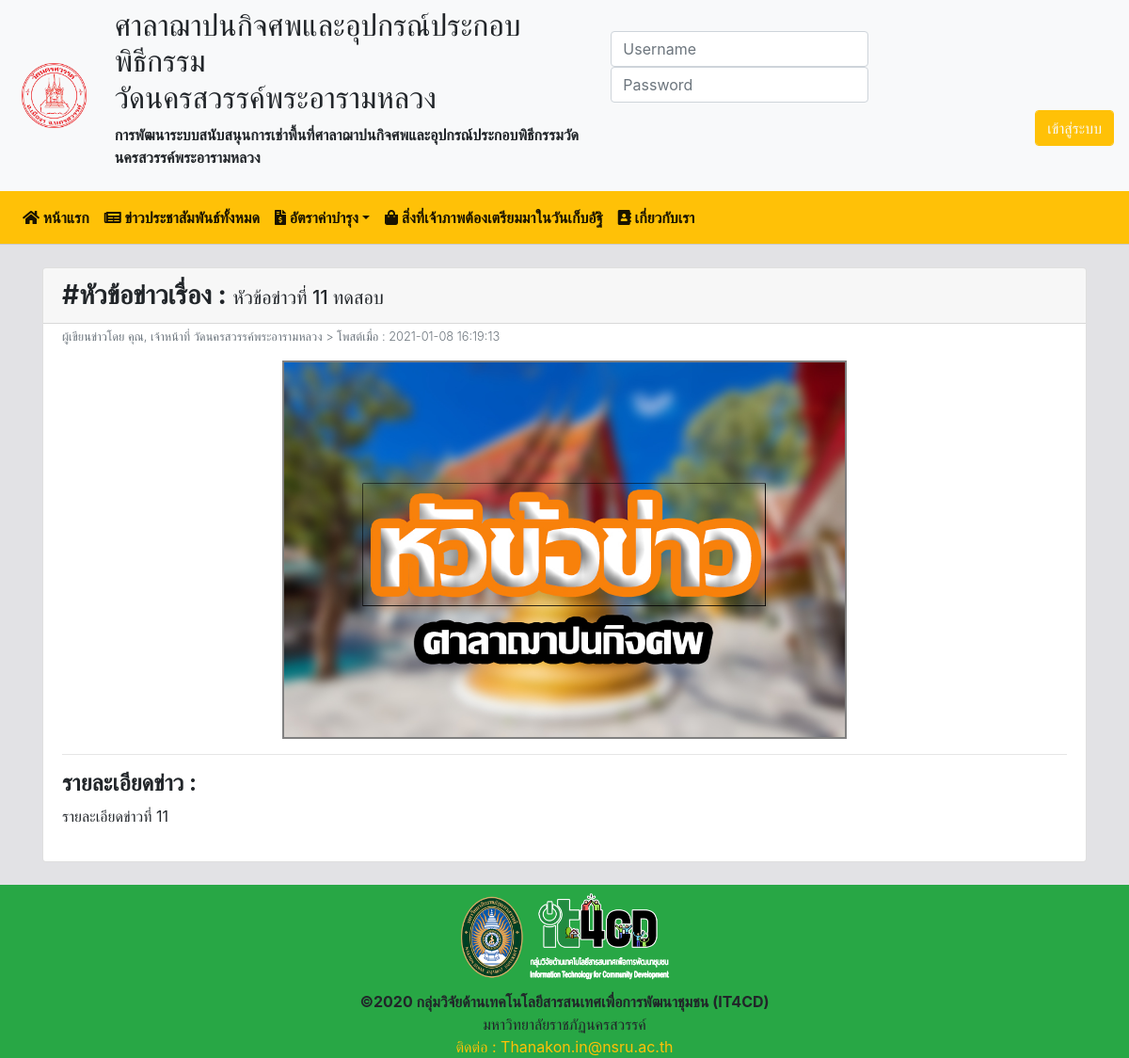
/index.php?p=readN&readN_page_id=27, run on the app's committed database.
### tables this page shows
CREATE TABLE `news` (
  `id` int(10) NOT NULL,
  `news_title` varchar(250) NOT NULL,
  `news_summary` varchar(100) NOT NULL,
  `news_description` varchar(500) NOT NULL,
  `news_author` varchar(50) NOT NULL,
  `news_cover` varchar(50) NOT NULL,
  `nawe_creat` timestamp NOT NULL DEFAULT current_timestamp() ON UPDATE current_timestamp()
);

### read_News.php (the view)
<?php
    $readN = new DB_conn();
?>
<?php
    if(isset($_GET['readN_page_id'])){
        $id = $_GET['readN_page_id'];
        $res = $readN->slrN_id($id);
        if($res){
            $num = mysqli_fetch_array($res);
        ?>
                <div class="container mt-4 mb-4">
                <div class="card">
                    <div class="card-header ">
                        <h3 class="d-inline"><b>#หัวข้อข่าวเรื่อง : </b></h3> <h5 class="d-inline"><?php echo $num['news_title']; ?></h5>
                    </div>
                    <div class="card-body pt-1">
                        <div>
                        <p class="d-inline text-secondary font-weight-light" style="font-size:0.8rem;">ผู้เขียนข่าวโดย คุณ, <?php echo $num['news_author']; ?> > โพสต์เมื่อ : <?php echo $num['nawe_creat']; ?></p>
                        </div>
                        <div class="text-center mt-3">
                            <img src="image/news/<?php echo $num['news_cover']; ?>" alt="" style="width: 600px; border: 2px solid gray;">
                        </div>
                        <hr>
                        <div >
                            <h4 class = "mb-2"><b> รายละเอียดข่าว : </b></h4>
                            <p align="justify"><?php echo $num['news_description']; ?></p>
                        </div>
                    </div>
                </div>
                </div>
    <?php
        }else{
                echo"No Select";
            }
    }
?>

### data on the page
news: news_title "หัวข้อข่าวที่ 11 ทดสอบ", news_author "เจ้าหน้าที่ วัดนครสวรรค์พระอารามหลวง", nawe_creat "2021-01-08 16:19:13", news_cover (picture), news_description "รายละเอียดข่าวที่ 11"
